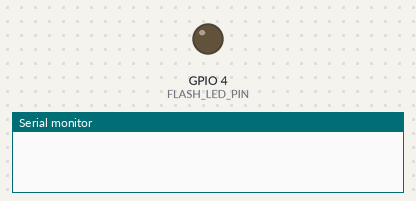
Bench run of a sketch on a simulated ESP32. On the bench: output pins drawn as LEDs (lit = HIGH), the last lines printed to the serial monitor. WiFi joins after 1.5 s; servers stay silent unless stated; uploads are accepted with an empty reply; the camera gives no picture.

Above: at 0.0 s.
At 5.1 s:
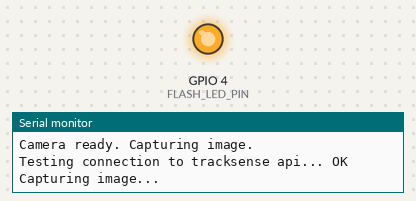
Timing chart, 0 to 7.4 s (numbered marks = the images above):
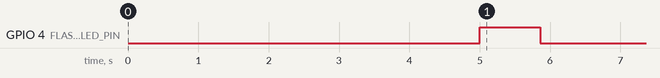

The sketch:

v3_sketch_capture_and_send_to_tracksense_api.ino
```cpp
#include <WiFi.h>
#include <WiFiClientSecure.h>
#include <HTTPClient.h>
#include "soc/soc.h"
#include "soc/rtc_cntl_reg.h"
#include "esp_camera.h"
#include "base64.h"

//=========================== CAMERA_MODEL_AI_THINKER GPIO
#define PWDN_GPIO_NUM     32
#define RESET_GPIO_NUM    -1
#define XCLK_GPIO_NUM      0
#define SIOD_GPIO_NUM     26
#define SIOC_GPIO_NUM     27
#define Y9_GPIO_NUM       35
#define Y8_GPIO_NUM       34
#define Y7_GPIO_NUM       39
#define Y6_GPIO_NUM       36
#define Y5_GPIO_NUM       21
#define Y4_GPIO_NUM       19
#define Y3_GPIO_NUM       18
#define Y2_GPIO_NUM        5
#define VSYNC_GPIO_NUM    25
#define HREF_GPIO_NUM     23
#define PCLK_GPIO_NUM     22

#define FLASH_LED_PIN     4

//=========================== WiFi & Interval
const char* ssid = "Alba Extender 24";
const char* password = "ExtenderNova24";

unsigned long previousMillis = 0;
const int Interval = 20000; // 20 seconds
bool LED_Flash_ON = true;

//=========================== URL Encode (for base64)
String urlencode(const String& str) {
  String encoded = "";
  char c, code0, code1;
  for (int i = 0; i < str.length(); i++) {
    c = str.charAt(i);
    if (isalnum(c)) {
      encoded += c;
    } else {
      code0 = (c >> 4) & 0xF;
      code1 = c & 0xF;
      encoded += '%';
      encoded += char(code0 > 9 ? code0 - 10 + 'A' : code0 + '0');
      encoded += char(code1 > 9 ? code1 - 10 + 'A' : code1 + '0');
    }
  }
  return encoded;
}

//=========================== Test HTTPS connection
void testConnection() {
  WiFiClientSecure testClient;
  testClient.setInsecure();
  Serial.print("Testing connection to tracksense api... ");
  if (testClient.connect("tracksense-flask-api.vercel.app", 443)) {
    Serial.println("OK");
  } else {
    Serial.println("FAILED");
  }
}

//=========================== Send Photo to API
void sendPhotoToMyAPI() {
  Serial.println("Capturing image...");

  if (LED_Flash_ON) {
    digitalWrite(FLASH_LED_PIN, HIGH);
    delay(800);
  }

  camera_fb_t *fb = esp_camera_fb_get();
  if (!fb) {
    Serial.println("Camera capture failed.");
    return;
  }

  if (LED_Flash_ON) digitalWrite(FLASH_LED_PIN, LOW);
  Serial.printf("Captured %d bytes\n", fb->len);

  // Base64 encode the image
  String imageBase64 = base64::encode(fb->buf, fb->len);
  esp_camera_fb_return(fb);  // Free the buffer right after

  // Prepare JSON payload
  String jsonPayload = "{\"image\":\"" + imageBase64 + "\"}";

  WiFiClientSecure client;
  client.setInsecure();  // Accept all certificates

  HTTPClient http;
  String url = "https://tracksense-flask-api.vercel.app/process-image";
  http.begin(client, url);
  http.addHeader("Content-Type", "application/json");
  http.setTimeout(15000);  // Optional: 15 sec timeout

  int httpCode = http.POST(jsonPayload);

  if (httpCode == 200) {
    Serial.println("200 OK ✅");
    // Optional: you can read the .wav file here if needed
    String response = http.getString();
    Serial.println(response);
  } else {
    Serial.printf("HTTP POST failed: %s\n", http.errorToString(httpCode).c_str());
  }

  http.end();
}

//=========================== Setup
void setup() {
  WRITE_PERI_REG(RTC_CNTL_BROWN_OUT_REG, 0); // Disable brownout
  Serial.begin(115200);
  delay(1000);

  pinMode(FLASH_LED_PIN, OUTPUT);
  digitalWrite(FLASH_LED_PIN, LOW);

  Serial.println("Connecting to WiFi...");
  WiFi.begin(ssid, password);
  while (WiFi.status() != WL_CONNECTED) {
    delay(300);
    Serial.print(".");
  }
  Serial.println("\nWiFi connected");

  Serial.println("Initializing camera...");
  camera_config_t config;
  config.ledc_channel = LEDC_CHANNEL_0;
  config.ledc_timer = LEDC_TIMER_0;
  config.pin_d0 = Y2_GPIO_NUM;
  config.pin_d1 = Y3_GPIO_NUM;
  config.pin_d2 = Y4_GPIO_NUM;
  config.pin_d3 = Y5_GPIO_NUM;
  config.pin_d4 = Y6_GPIO_NUM;
  config.pin_d5 = Y7_GPIO_NUM;
  config.pin_d6 = Y8_GPIO_NUM;
  config.pin_d7 = Y9_GPIO_NUM;
  config.pin_xclk = XCLK_GPIO_NUM;
  config.pin_pclk = PCLK_GPIO_NUM;
  config.pin_vsync = VSYNC_GPIO_NUM;
  config.pin_href = HREF_GPIO_NUM;
  config.pin_sscb_sda = SIOD_GPIO_NUM;
  config.pin_sscb_scl = SIOC_GPIO_NUM;
  config.pin_pwdn = PWDN_GPIO_NUM;
  config.pin_reset = RESET_GPIO_NUM;
  config.xclk_freq_hz = 20000000;
  config.pixel_format = PIXFORMAT_JPEG;

  config.frame_size = FRAMESIZE_SVGA;  // 800x600
  config.jpeg_quality = 8;             // Better image
  config.fb_count = 1;

  esp_err_t err = esp_camera_init(&config);
  if (err != ESP_OK) {
    Serial.printf("Camera init failed: 0x%x\n", err);
    delay(1000);
    ESP.restart();
  }

  // Sensor tuning
  sensor_t *s = esp_camera_sensor_get();
  s->set_gain_ctrl(s, 1);        // Enable Auto Gain
  s->set_exposure_ctrl(s, 1);    // Enable Auto Exposure
  s->set_brightness(s, 2);       // Brighten the image (-2 to 2)
  s->set_contrast(s, 0);         // Neutral contrast

  Serial.println("Camera ready. Capturing image.");
  testConnection();
  delay(2000);
  sendPhotoToMyAPI();
}

//=========================== Loop
void loop() {
  unsigned long currentMillis = millis();
  if (currentMillis - previousMillis >= Interval) {
    previousMillis = currentMillis;
    Serial.println("Program still running...");
    // sendPhotoToImgBB();  // Uncomment to capture every interval
  }
}
```
